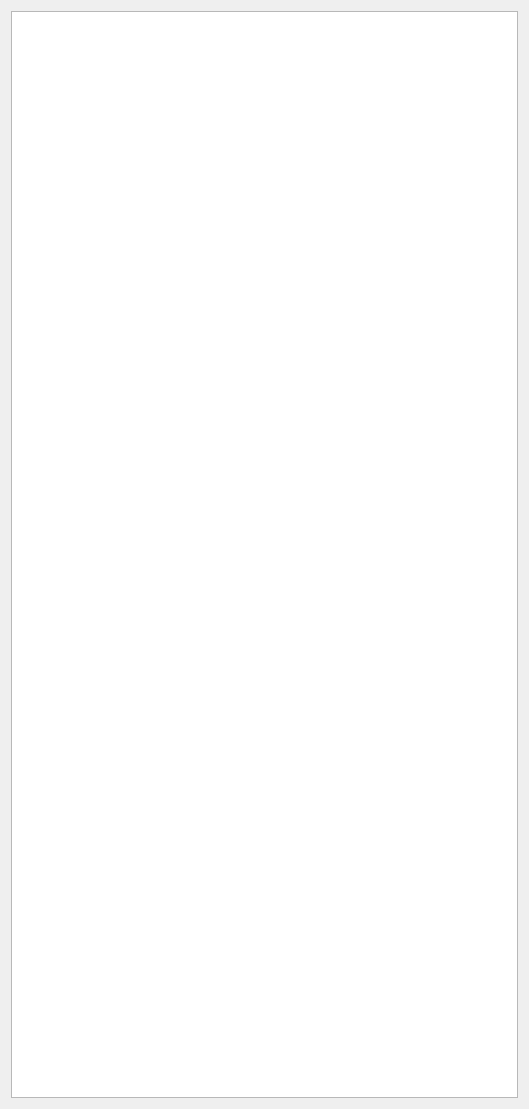
<?xml version="1.0" encoding="UTF-8"?>
<ui version="4.0">
 <class>hall</class>
 <widget class="QWidget" name="hall">
  <property name="geometry">
   <rect>
    <x>0</x>
    <y>0</y>
    <width>529</width>
    <height>1109</height>
   </rect>
  </property>
  <layout class="QVBoxLayout" name="verticalLayout_2">
   <item>
    <layout class="QVBoxLayout" name="verticalLayout">
     <item>
      <widget class="QListWidget" name="listWidget_channels"/>
     </item>
    </layout>
   </item>
  </layout>
 </widget>
 <resources/>
 <connections/>
</ui>
